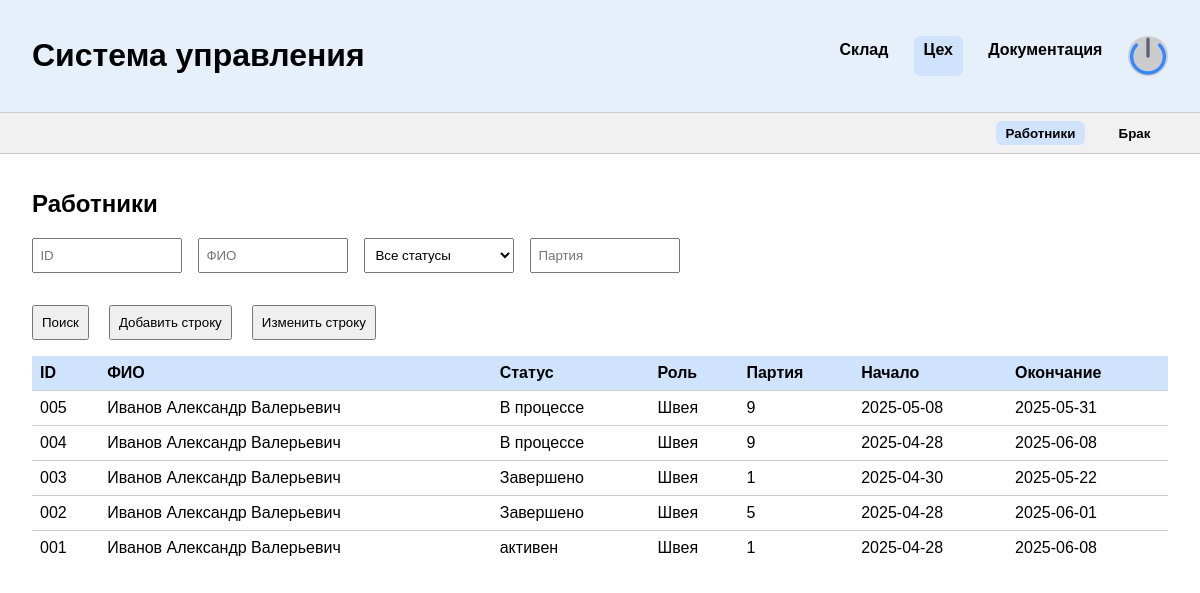
Screenshot of /ceh/workers/ (signed in) with the database file from the repository.
### main/models.py (models this page shows, shortened)
class Worker(models.Model):
    user = models.ForeignKey(User, on_delete=models.CASCADE)
    batch = models.ForeignKey(Batch, on_delete=models.CASCADE)
    date_begin = models.DateField(verbose_name="Дата начала работы")
    date_end = models.DateField(verbose_name="Дата окончания работы")
    status = models.CharField(max_length=50, verbose_name="Статус")
    class Meta:
        verbose_name = "Работник"
        verbose_name_plural = "Работники"

class User(AbstractBaseUser, PermissionsMixin):
    fullname = models.CharField(max_length=100, verbose_name="ФИО", null=True, blank=True)
    login = models.CharField(unique=True, max_length=50, null=True)
    password = models.CharField(max_length=180)
    role = models.CharField(choices=[(channel.value, channel.value) for channel in UserRole], max_length=50, null=True)
    objects = MyUserManager()
    is_staff = models.BooleanField(default=False)
    is_active = models.BooleanField(default=True)
    USERNAME_FIELD = "login"
    class Meta:
        verbose_name = "Пользователи"
        verbose_name_plural = "Пользователи"
    def __str__(self):
        return f"{self.fullname} - {self.role}"

### main/views/workers.py (the view)
# urls.py: path("ceh/workers/", WorkersPage.as_view()),
class WorkersPage(BaseView, TemplateView):
    template_name = "main/workers.html"
    exclude_roles = [UserRole.Cutter, UserRole.Sewer, UserRole.Designer, UserRole.WarehouseManager,  UserRole.PatternDesigner, UserRole.PackerInspector]
    def get_context_data(self, **kwargs):
        context = super().get_context_data(**kwargs)
        context["workers"] = WorkerSerializer(Worker.objects.order_by("-id"), many=True).data
        context["users"] = User.objects.filter(role__in=["Раскройщик", "Швея"])
        context["batches"] = Batch.objects.order_by("-id")
        return context

### main/models.py (called while the page is built)
    def __str__(self):
        return f"Партия: {self.id}"

### main/serializers.py (called while the page is built)
    def get_fullname(self, obj):
        return obj.user.fullname

    def get_role(self, obj):
        return obj.user.role

    def get_id(self, obj):
        return str(obj.id).zfill(3)

    def get_date_begin(self, obj):
        return obj.date_begin.strftime("%Y-%m-%d")

    def get_date_end(self, obj):
        return obj.date_end.strftime("%Y-%m-%d")

### main/views/base.py (called while the page is built)
    def dispatch(self, request: HttpRequest, *args, **kwargs):
        user = request.user
        if not user.is_authenticated:
            return HttpResponseRedirect('/')
        print(user.login)
        print(user.__dict__)
        if user.role == UserRole.GeneralManager or user.role == UserRole.ProductionManager:
            return super().dispatch(request, *args, **kwargs)
        if user.role not in self.get_enable_roles():
            return render(request, "main/protect.html")
        return super().dispatch(request, *args, **kwargs)

### main/templates/main/workers.html (shortened to what this page needs)
{% extends "main/base.html" %}
{% load static %}
{% block content %}
<header>
  <h1>Система управления</h1>
  <div class="menu">
    <a href="/warehouse/materials/">Склад</a>
    <a href="/ceh/workers/" class="active">Цех</a>
    <a href="/docs/">Документация</a>
    <div class="avatar"><img src="{% static 'main/shutdown.png' %}" /></div>
  </div>
</header>
  <div class="submenu" id="submenu-ceh">
    <button data-target="workers" class="active"><a href="/ceh/workers/">Работники</a></button>
    <button data-target="defects"><a href="/ceh/defects/">Брак</a></button>
  </div>
  <section id="ceh">
    <div class="table-section" id="workers">
      <h2>Работники</h2>
      <div class="filters">
        <input placeholder="ID">
        <input placeholder="ФИО">
        <select>
          <option>Все статусы</option>
        </select>
        <input placeholder="Партия">
      </div>
      <div class="material-actions">
        <button onclick="filterWorkers()">Поиск</button>
        <button onclick="document.getElementById('dialog-add-worker').showModal()">Добавить строку</button>
        <button onclick="document.getElementById('dialog-edit-worker-entry').showModal()">Изменить строку</button>
      </div>
      <table>
        <thead>
          <tr>
            <th>ID</th>
            <th>ФИО</th>
            <th>Статус</th>
            <th>Роль</th>
            <th>Партия</th>
            <th>Начало</th>
            <th>Окончание</th>
          </tr>
        </thead>
        <tbody>
          {% for w in workers %}
            <tr><td>{{ w.id }}</td><td>{{ w.fullname }}</td><td>{{ w.status }}</td><td>{{ w.role }}</td><td>{{ w.batch }}</td><td>{{ w.date_begin }}</td><td>{{ w.date_end }}</td></tr>
          {% endfor %}
        </tbody>
      </table>
    </div>
  </section>
{% endblock %}

### main/templates/main/base.html (style rules this page uses)
.filters, .search, .table-section input, .table-section .filters { margin-bottom: 1rem; display: flex; gap: 0.5rem; flex-wrap: wrap; }
.filters input, .filters select { flex: 1 1 150px; max-width: 150px; height: 35px; padding: 0.4rem; box-sizing: border-box; }
.filters { width: 100%; }
body { margin: 0; font-family: sans-serif; background-color: white; color: black; }
header { display: flex; justify-content: space-between; align-items: center; padding: 1rem 2rem; background-color: #e6f0fa; border-bottom: 1px solid #ccc; }
.menu { display: flex; gap: 1rem; }
.menu a { text-decoration: none; color: black; font-weight: bold; padding: 0.3rem 0.6rem; border-radius: 6px; }
.menu a.active { background-color: #d0e3fc; }
.avatar { width: 40px; height: 40px; background-color: #ccc; border-radius: 50%; }
.submenu { display: flex; justify-content: flex-end; padding: 0.5rem 2rem; background-color: #f1f1f1; border-bottom: 1px solid #ccc; gap: 1rem; }
.submenu button { background-color: transparent; border: none; font-weight: bold; cursor: pointer; padding: 0.3rem 0.6rem; border-radius: 6px; }
.submenu button a { text-decoration: none; color: black }
.submenu button.active { background-color: #d0e3fc; }
main, section { padding: 1rem 2rem; }
table { width: 100%; border-collapse: collapse; margin-bottom: 2rem; }
th { background-color: #d0e3fc; padding: 0.5rem; text-align: left; }
td { padding: 0.5rem; border-top: 1px solid #ccc; }
input, select, button { padding: 0.5rem; margin-right: 0.5rem; }
.material-actions, .product-actions { display: flex; gap: 0.75rem; margin: 1rem 0; }
.avatar img { width: 100%; cursor: pointer; }

### rows the page displays
Worker: id "005", fullname "Иванов Александр Валерьевич", status "В процессе", role "Швея", batch "9", date_begin "2025-05-08", date_end "2025-05-31"
Worker: id "004", fullname "Иванов Александр Валерьевич", status "В процессе", role "Швея", batch "9", date_begin "2025-04-28", date_end "2025-06-08"
Worker: id "003", fullname "Иванов Александр Валерьевич", status "Завершено", role "Швея", batch "1", date_begin "2025-04-30", date_end "2025-05-22"
Worker: id "002", fullname "Иванов Александр Валерьевич", status "Завершено", role "Швея", batch "5", date_begin "2025-04-28", date_end "2025-06-01"
Worker: id "001", fullname "Иванов Александр Валерьевич", status "активен", role "Швея", batch "1", date_begin "2025-04-28", date_end "2025-06-08"
